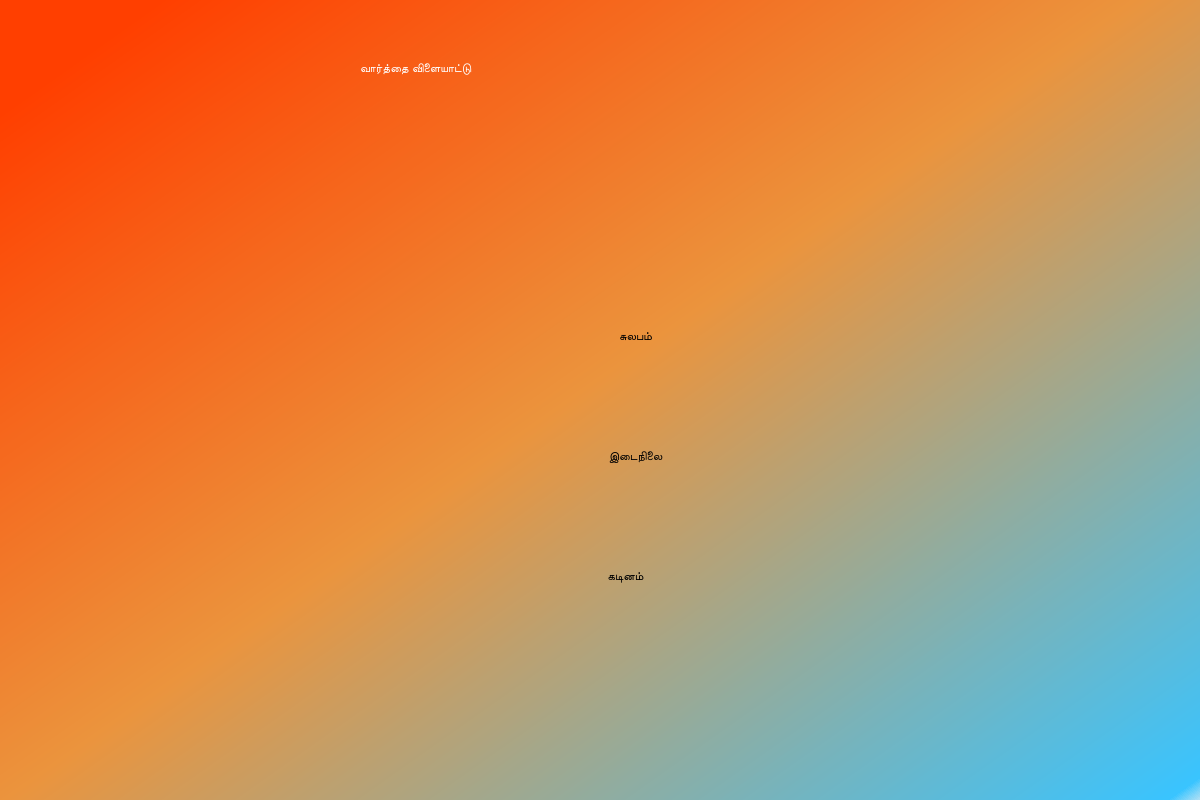
<?xml version="1.0" encoding="UTF-8"?>
<ui version="4.0">
 <class>MainWindow</class>
 <widget class="QMainWindow" name="MainWindow">
  <property name="geometry">
   <rect>
    <x>0</x>
    <y>0</y>
    <width>1200</width>
    <height>800</height>
   </rect>
  </property>
  <property name="windowTitle">
   <string>MainWindow</string>
  </property>
  <widget class="QWidget" name="centralwidget">
   <widget class="QWidget" name="Background" native="true">
    <property name="geometry">
     <rect>
      <x>0</x>
      <y>-10</y>
      <width>1241</width>
      <height>851</height>
     </rect>
    </property>
    <property name="styleSheet">
     <string notr="true">#Background{
background-color: qlineargradient(spread:pad, x1:0, y1:0, x2:0.98, y2:0.949, stop:0.0746269 rgba(255, 63, 0, 255), stop:0.487562 rgba(235, 148, 61, 255), stop:0.98 rgba(57, 196, 255, 255), stop:1 rgba(0, 0, 0, 0));
}</string>
    </property>
    <widget class="QLabel" name="label">
     <property name="geometry">
      <rect>
       <x>360</x>
       <y>0</y>
       <width>691</width>
       <height>141</height>
      </rect>
     </property>
     <property name="styleSheet">
      <string notr="true">
color: rgb(255, 255, 255);
font: 28pt &quot;MS Shell Dlg 2&quot;;</string>
     </property>
     <property name="text">
      <string>
வார்த்தை விளையாட்டு</string>
     </property>
    </widget>
    <widget class="QPushButton" name="easy">
     <property name="geometry">
      <rect>
       <x>510</x>
       <y>310</y>
       <width>251</width>
       <height>71</height>
      </rect>
     </property>
     <property name="styleSheet">
      <string notr="true">font: 20pt &quot;Games&quot;;
border-radius: 20px;

</string>
     </property>
     <property name="text">
      <string>சுலபம்</string>
     </property>
    </widget>
    <widget class="QPushButton" name="intermediate">
     <property name="geometry">
      <rect>
       <x>510</x>
       <y>430</y>
       <width>251</width>
       <height>71</height>
      </rect>
     </property>
     <property name="styleSheet">
      <string notr="true">font: 20pt &quot;Games&quot;;
border-radius: 20px;

</string>
     </property>
     <property name="text">
      <string>இடைநிலை</string>
     </property>
    </widget>
    <widget class="QPushButton" name="hard">
     <property name="geometry">
      <rect>
       <x>500</x>
       <y>550</y>
       <width>251</width>
       <height>71</height>
      </rect>
     </property>
     <property name="styleSheet">
      <string notr="true">font: 20pt &quot;Games&quot;;
border-radius: 20px;

</string>
     </property>
     <property name="text">
      <string>கடினம்</string>
     </property>
    </widget>
   </widget>
  </widget>
 </widget>
 <resources/>
 <connections/>
</ui>
